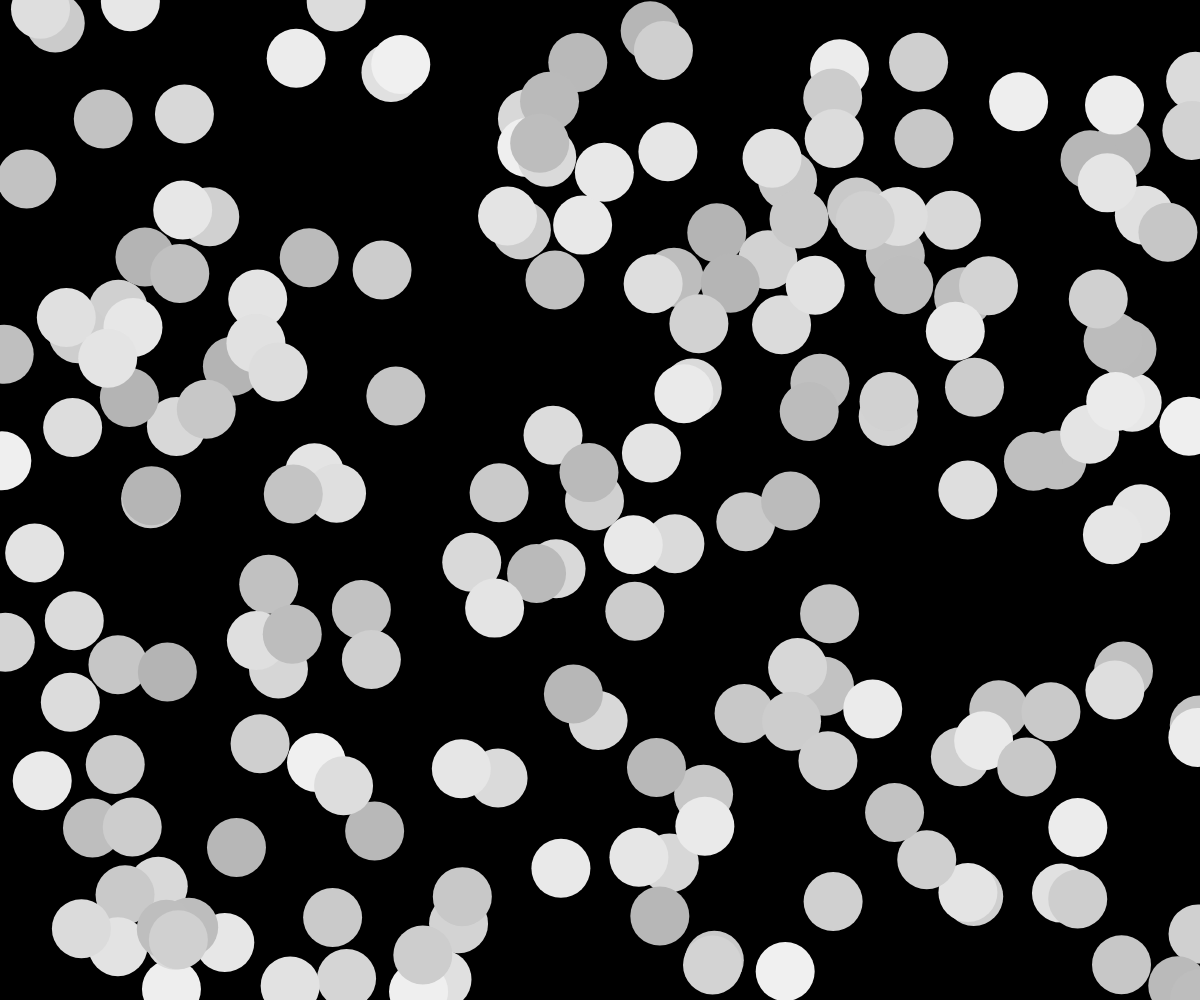
Frame 1 (no input)
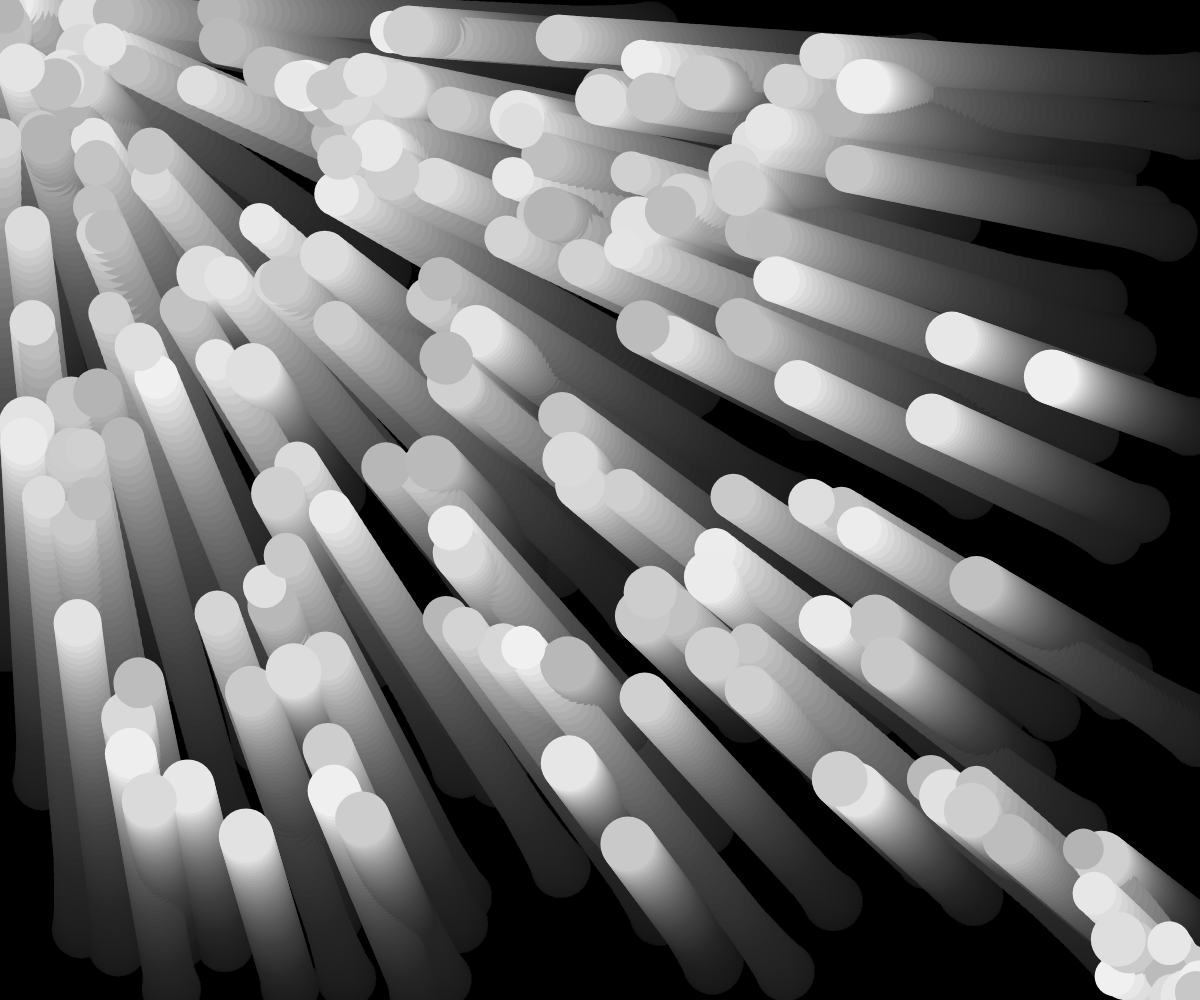
Frame 60 (no input)
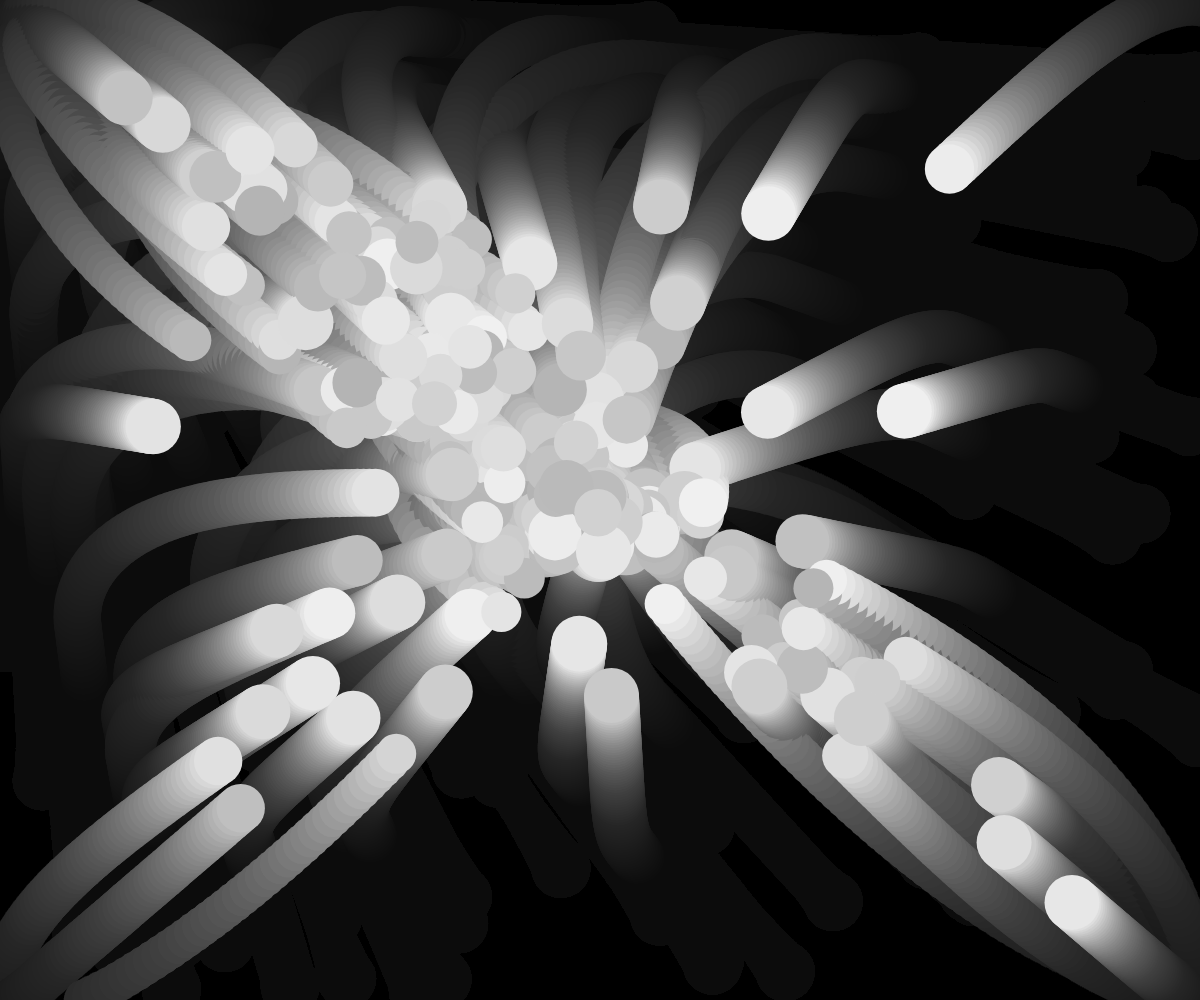
Frame 120 (the mouse pressed at the canvas centre since frame 60)

The p5.js sketch that drew these frames (run headless with seeded random() and noise() and a simulated clock; from frame 60 on, the mouse is pressed at the canvas centre):

// p5.js sketch
// ── sketch.js
// set up from mover example
let movers = new Array(200);
let newX;
let newY;
let width = document.documentElement.clientWidth;
let height = document.documentElement.clientHeight;

function setup() {
  console.log(width);
  createCanvas(width, height);
  // frameRate(25);
  smooth();
  background(0);
  noStroke();
  //cursor(CROSS);
  for (let i = 0; i < movers.length; i++) {
    movers[i] = new Mover();
  }
}

function draw() {
  //clear();
  fill(0,10);
  rect(0,0,width,height);

  // Calling functions of all of the objects in the array.
  for (let i = 0; i < movers.length; i++) {
    movers[i].update();
    movers[i].checkEdges();
    movers[i].checkPoint();
    movers[i].display();
  }
}

function mouseMoved() {
  newX = mouseX;
  newY = mouseY;
}


//movers class from vectors example
class Mover {

  constructor() {
    this.moverLocation = new createVector(random(width),random(height));
    this.velocity = new createVector(0,0);
    this.topspeed = 2 + random(8);
    this.shade = random(180,240);
    this.acceleration;
    this.size;
  }

  update() {

    // Our algorithm for calculating acceleration:
    let mouse = new createVector(newX,newY);
    let dir = p5.Vector.sub(mouse,this.moverLocation);  // Find vector pointing towards mouse
    dir.normalize();     // Normalize
    dir.mult(0.5);       // Scale
    this.acceleration = dir;  // Set to acceleration

    // Motion 101!  Velocity changes by acceleration.  moverLocation changes by velocity.
    this.velocity.add(this.acceleration);
    this.velocity.limit(this.topspeed);
    this.moverLocation.add(this.velocity);

    this.size = 60 - (this.velocity.mag() * 2);
  }

  display() {
    fill(this.shade);
    ellipse(this.moverLocation.x,this.moverLocation.y,this.size,this.size);
  }

  checkEdges() {

    if (this.moverLocation.x > width) {
      this.moverLocation.x = 0;
    } else if (this.moverLocation.x < 0) {
      this.moverLocation.x = width;
    }

    if (this.moverLocation.y > height) {
      this.moverLocation.y = 0;
    }  else if (this.moverLocation.y < 0) {
      this.moverLocation.y = height;
    }

  }

  checkPoint() {
    if (this.moverLocation.x == newX && this.moverLocation.y == newY) {
      this.moverLocation.x = random(width);
      this.moverLocation.y = random(height);
    }
  }

}
